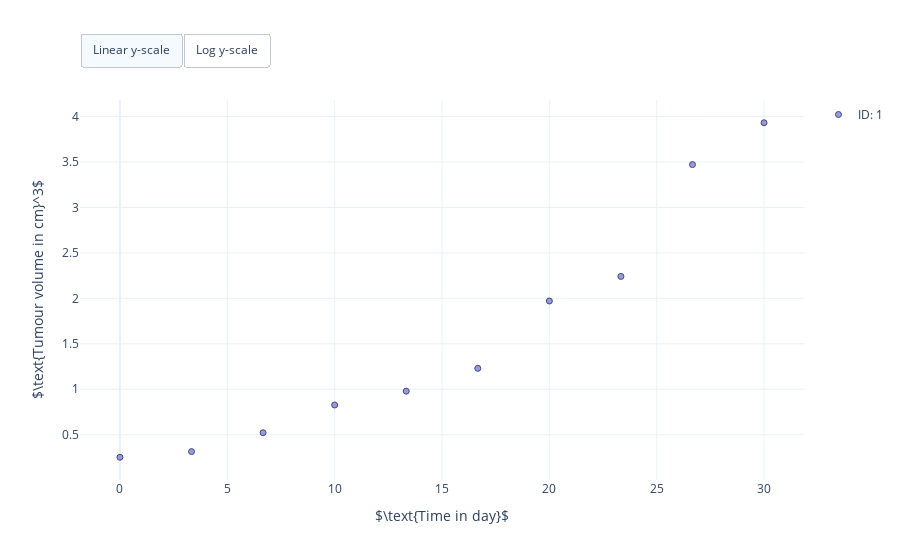

This figure's notebook cell:
### Markdown cell above
### Visualise virtual measurements

### Code cell
# Create scatter plot
fig = erlo.plots.PDTimeSeriesPlot()
fig.add_data(data, biomarker='myokit.tumour_volume', meas_key='Sample')
fig.set_axis_labels(xlabel=r'$\text{Time in day}$', ylabel=r'$\text{Tumour volume in cm}^3$')

# Show figure
fig.show()

### Figure 1 — Plotly figure (JSON) as saved in the notebook; plotly's stock layout.template omitted (floating-point values rounded to 4 significant figures)
{"data": [{"marker": {"color": "#636EFA", "line": {"color": "black", "width": 1}, "opacity": 0.7, "symbol": "circle"}, "mode": "markers", "name": "ID: 1", "showlegend": true, "type": "scatter", "x": [0, 3.333, 6.667, 10, 13.33, 16.67, 20, 23.33, 26.67, 30], "y": [0.2515, 0.3137, 0.5209, 0.8266, 0.9787, 1.23, 1.971, 2.242, 3.472, 3.933]}], "layout": {"autosize": true, "updatemenus": [{"buttons": [{"args": [{"yaxis.type": "linear"}], "label": "Linear y-scale", "method": "relayout"}, {"args": [{"yaxis.type": "log"}], "label": "Log y-scale", "method": "relayout"}], "direction": "left", "pad": {"r": 0, "t": -10}, "showactive": true, "type": "buttons", "x": 0, "xanchor": "left", "y": 1.15, "yanchor": "top"}], "xaxis": {"title": {"text": "$\\text{Time in day}$"}}, "yaxis": {"title": {"text": "$\\text{Tumour volume in cm}^3$"}}}}
